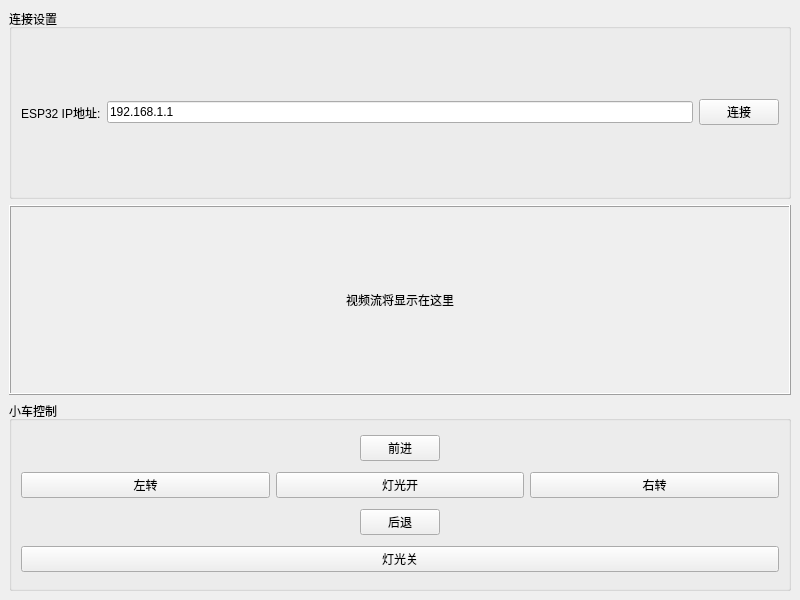
<?xml version="1.0" encoding="UTF-8"?>
<ui version="4.0">
 <class>MainWindow</class>
 <widget class="QMainWindow" name="MainWindow">
  <property name="geometry">
   <rect>
    <x>0</x>
    <y>0</y>
    <width>800</width>
    <height>600</height>
   </rect>
  </property>
  <property name="windowTitle">
   <string>ESP32 Camera Control</string>
  </property>
  <widget class="QWidget" name="centralwidget">
   <layout class="QVBoxLayout" name="verticalLayout">
    <item>
     <widget class="QGroupBox" name="connectionGroup">
      <property name="title">
       <string>连接设置</string>
      </property>
      <layout class="QHBoxLayout" name="horizontalLayout">
       <item>
        <widget class="QLabel" name="label">
         <property name="text">
          <string>ESP32 IP地址:</string>
         </property>
        </widget>
       </item>
       <item>
        <widget class="QLineEdit" name="ipLineEdit">
         <property name="text">
          <string>192.168.1.1</string>
         </property>
        </widget>
       </item>
       <item>
        <widget class="QPushButton" name="connectButton">
         <property name="text">
          <string>连接</string>
         </property>
        </widget>
       </item>
      </layout>
     </widget>
    </item>
    <item>
     <widget class="QLabel" name="videoLabel">
      <property name="maximumSize">
       <size>
        <width>800</width>
        <height>600</height>
       </size>
      </property>
      <property name="frameShape">
       <enum>QFrame::Box</enum>
      </property>
      <property name="frameShadow">
       <enum>QFrame::Raised</enum>
      </property>
      <property name="text">
       <string>视频流将显示在这里</string>
      </property>
      <property name="alignment">
       <set>Qt::AlignCenter</set>
      </property>
     </widget>
    </item>
    <item>
     <widget class="QGroupBox" name="controlGroup">
      <property name="title">
       <string>小车控制</string>
      </property>
      <layout class="QVBoxLayout" name="verticalLayout_2">
       <item>
        <layout class="QHBoxLayout" name="horizontalLayout_2">
         <item>
          <spacer name="horizontalSpacer">
           <property name="orientation">
            <enum>Qt::Horizontal</enum>
           </property>
           <property name="sizeHint" stdset="0">
            <size>
             <width>40</width>
             <height>20</height>
            </size>
           </property>
          </spacer>
         </item>
         <item>
          <widget class="QPushButton" name="forwardButton">
           <property name="text">
            <string>前进</string>
           </property>
           <property name="autoRepeat">
            <bool>false</bool>
           </property>
          </widget>
         </item>
         <item>
          <spacer name="horizontalSpacer_2">
           <property name="orientation">
            <enum>Qt::Horizontal</enum>
           </property>
           <property name="sizeHint" stdset="0">
            <size>
             <width>40</width>
             <height>20</height>
            </size>
           </property>
          </spacer>
         </item>
        </layout>
       </item>
       <item>
        <layout class="QHBoxLayout" name="horizontalLayout_3">
         <item>
          <widget class="QPushButton" name="leftButton">
           <property name="text">
            <string>左转</string>
           </property>
           <property name="autoRepeat">
            <bool>false</bool>
           </property>
          </widget>
         </item>
         <item>
          <widget class="QPushButton" name="lightOnButton">
           <property name="text">
            <string>灯光开</string>
           </property>
          </widget>
         </item>
         <item>
          <widget class="QPushButton" name="rightButton">
           <property name="text">
            <string>右转</string>
           </property>
           <property name="autoRepeat">
            <bool>false</bool>
           </property>
          </widget>
         </item>
        </layout>
       </item>
       <item>
        <layout class="QHBoxLayout" name="horizontalLayout_4">
         <item>
          <spacer name="horizontalSpacer_3">
           <property name="orientation">
            <enum>Qt::Horizontal</enum>
           </property>
           <property name="sizeHint" stdset="0">
            <size>
             <width>40</width>
             <height>20</height>
            </size>
           </property>
          </spacer>
         </item>
         <item>
          <widget class="QPushButton" name="backwardButton">
           <property name="text">
            <string>后退</string>
           </property>
           <property name="autoRepeat">
            <bool>false</bool>
           </property>
          </widget>
         </item>
         <item>
          <spacer name="horizontalSpacer_4">
           <property name="orientation">
            <enum>Qt::Horizontal</enum>
           </property>
           <property name="sizeHint" stdset="0">
            <size>
             <width>40</width>
             <height>20</height>
            </size>
           </property>
          </spacer>
         </item>
        </layout>
       </item>
       <item>
        <widget class="QPushButton" name="lightOffButton">
         <property name="text">
          <string>灯光关</string>
         </property>
        </widget>
       </item>
      </layout>
     </widget>
    </item>
   </layout>
  </widget>
 </widget>
 <resources/>
 <connections/>
</ui>
